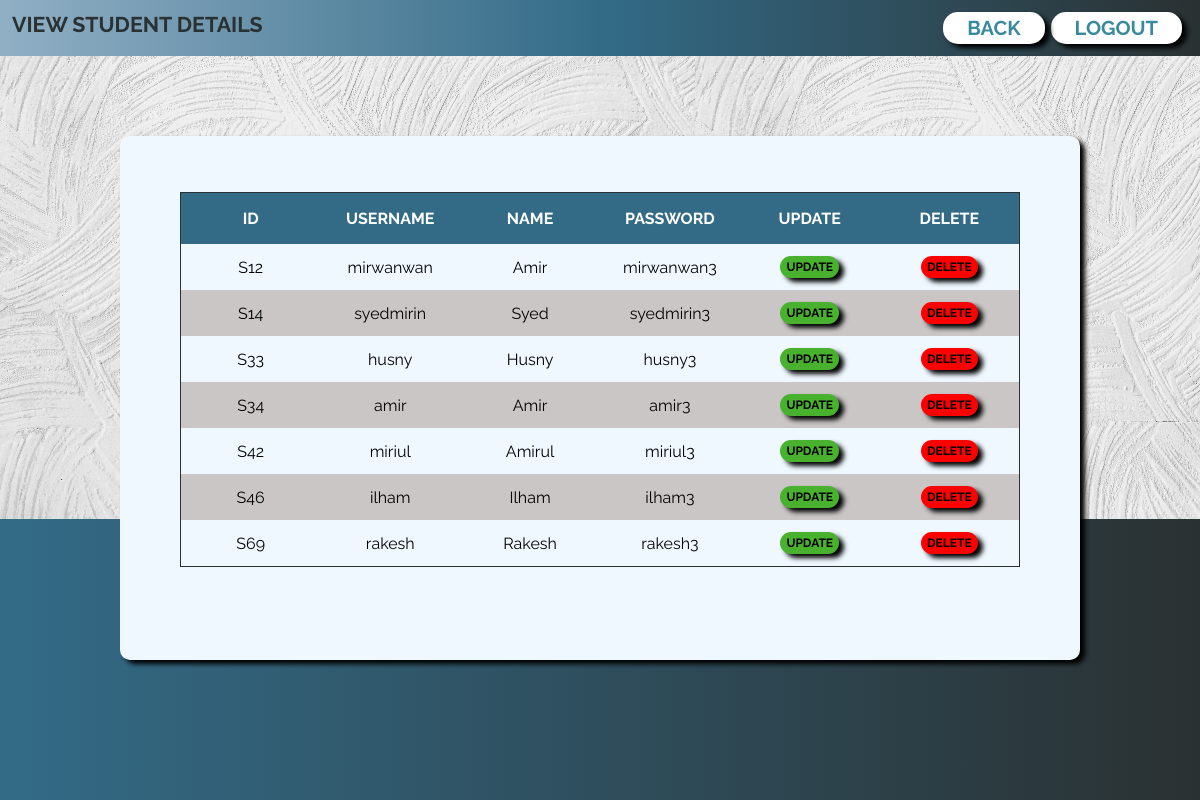
The app's page /View/view_student.php (signed in) with its own data.
### tables this page shows
CREATE TABLE `student` (
  `id` varchar(10) NOT NULL,
  `username` varchar(15) DEFAULT NULL,
  `password` varchar(20) DEFAULT NULL,
  `level` int(1) DEFAULT NULL,
  `name` varchar(30) DEFAULT NULL,
  `email` varchar(40) DEFAULT NULL,
  `gender` varchar(6) DEFAULT NULL,
  `collegeName` varchar(30) DEFAULT NULL,
  `roomType` varchar(6) DEFAULT NULL,
  `status` varchar(8) DEFAULT NULL
);

### View/view_student.php (the view, shortened to what this page needs)
<?php
if ($_SESSION["LEVEL"] != 3) {
?>
<html>
<head><title>Viewing Student Data</title><head>
<link rel="stylesheet" href="../style-main.css">
<body>
<div class="container-main">
	<div class="header">
    	<ul>
			<li>View Student Details</li>
			<li style="float:right"><a href="../Start/logout.php" class="btn">LOGOUT</a></li>
			<?php if($_SESSION["LEVEL"]==2){ ?>
			<li style="float:right"><a href="../Start/main.php" class="btn">home</a></li>
			<?php } else { ?>
			<li style="float:right"><a href="../Form/manage_user.php" class="btn">back</a></li>
			<?php } ?>
	  	</ul>
	</div>
  	<div class="footer"></div>
	<?php
	    require ("../Database/config.php");
	    $sql = "SELECT * FROM Student";
		$result = mysqli_query($conn, $sql);
		if (mysqli_num_rows($result) > 0) {
	?>
	<div class="view-table">
	<table class="table">
		<tr>
			<th>ID</th>
			<th>username</th>
			<th>Name</th>
		<?php if ($_SESSION["LEVEL"] == 1) {?>
			<th>Password</th>
			<th>Update</th>
			<th>Delete</th>
		<?php } ?>
		</tr>
		<?php
			while($rows = mysqli_fetch_assoc($result)) {
		?>
	     <tr>
		 	<td><?php echo $rows['id']; ?></td>
			<td><?php echo $rows['username']; ?></td>
			<td><?php echo $rows['name']; ?></td>
		<?php if ($_SESSION["LEVEL"] == 1) {?>
			<td><?php echo $rows['password']; ?></td>
			<td><a class="btn_green" href="../Update/update_student_form.php?id=<?php echo $rows['id']; ?>">Update</a></td>
			<td><a class="btn_red" href="../Database/delete_student.php?id=<?php echo $rows['id']; ?>">Delete</a></td>
		</tr>
		<?php }
			}
		} else {
			echo "<h3>There are no records to show</h3>";
			}
	   ?>
	</table>
	</div>
	</div>
	</body>
</html>
 	<?php }
	else {
	echo "<p>Wrong User Level! You are not authorized to view this page</p>";
	echo "<p><a href='../Start/logout.php'>LOGOUT</a></p>";
	}
  	?>

### style-main.css (style rules this page uses)
body { margin: 0; min-height: 100vh; text-align: center; }
.container-main { display: grid; grid-template-columns: 0.6fr 1.2fr 1.2fr 1.2fr 1.2fr 0.6fr; grid-template-rows: 0.4fr 2.3fr 1fr 1fr 1fr; grid-auto-flow: row; width: 100%; height: 100%; }
.header { grid-area: 1 / 1 / 2 / 7; background:linear-gradient(to right,#90AFC5,#336B87,#2A3132); }
ul { list-style-type: none; margin: 0.5vh; padding: 1vh; overflow: hidden; color: #2A3132; font-family: 'Raleway', sans-serif; }
li { float: left; font-size: 2.67vh; text-transform: uppercase; font-weight: bold; }
li a { margin-right: 0.5vw; }
.footer { grid-area: 4 / 1 / 6 / 7; background:linear-gradient(to right,#336B87 ,#2A3132 ); }
.btn { box-shadow:5px 4px 5px 0px black; background-color:white; border-radius:15px; display:inline-block; cursor:pointer; color:#3a8a9e; font-size: 2.5vh; padding:0.5vh 2vw; text-decoration:none; text-transform: uppercase; font-family:'Raleway', sans-serif ; }
.view-table { grid-area: 2 / 2 / 5 / 6; background-color: aliceblue; margin-top: 10vh; padding: 2vh 5vw 10vh 5vw; border-radius: 10px; box-shadow:5px 4px 5px 0px black; font-family: 'Raleway', sans-serif; font-size: 3vh; overflow: auto; }
.table { width: 100%; margin-top: 5vh; border-collapse: collapse; table-layout: fixed; border-radius: 20px; border: 1px solid #2A3132; }
.table td { text-align: center; padding: 1.5vh; overflow: auto; }
.table th { background-color:#336B87; color: white; font-weight: bold; padding: 2vh; text-transform: uppercase; }
.table tr:nth-child(odd) { background-color: #cac6c6; }
.btn_green { box-shadow:5px 4px 5px 0px black; background-color:#48b12e; border-radius:15px; display:inline-block; cursor:pointer; color:black; font-weight: bold; font-size: 1.5vh; padding:0.5vh 0.5vw; text-decoration:none; text-transform: uppercase; font-family:'Raleway', sans-serif ; }
.btn_red { box-shadow:5px 4px 5px 0px black; background-color:red; border-radius:15px; display:inline-block; cursor:pointer; color:black; font-weight: bold; font-size: 1.5vh; padding:0.5vh 0.5vw; text-decoration:none; text-transform: uppercase; font-family:'Raleway', sans-serif ; }

### records on screen
student: id "S12", username "mirwanwan", name "Amir", password "mirwanwan3"
student: id "S14", username "syedmirin", name "Syed", password "syedmirin3"
student: id "S33", username "husny", name "Husny", password "husny3"
student: id "S34", username "amir", name "Amir", password "amir3"
student: id "S42", username "miriul", name "Amirul", password "miriul3"
student: id "S46", username "ilham", name "Ilham", password "ilham3"
student: id "S69", username "rakesh", name "Rakesh", password "rakesh3"
